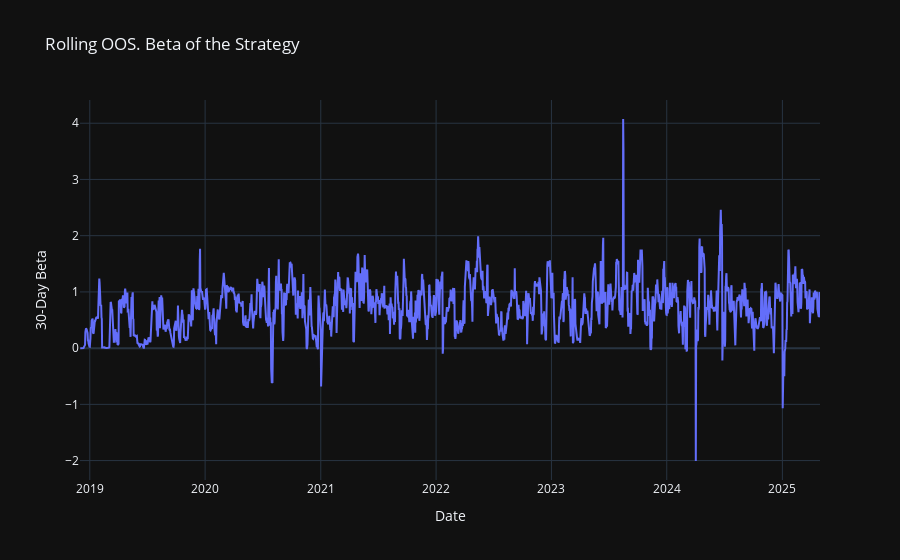
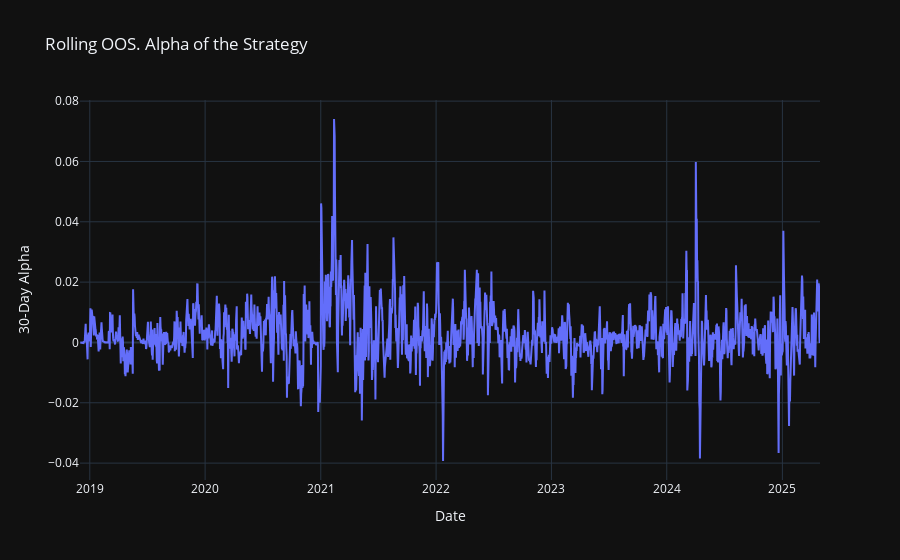

The cell these charts' notebook holds for them, in order:
### Code cell
# Plot the rolling beta of the strategy as a lineplot using Plotly as separate figures
fig = go.Figure()
fig.add_trace(go.Scatter(x=merged['date'], y=merged['rolling_beta'], mode='lines', name='Rolling Beta'))
fig.update_layout(
    title='Rolling OOS. Beta of the Strategy',
    xaxis_title='Date',
    yaxis_title='30-Day Beta',
    legend=dict(x=0, y=1, traceorder='normal', orientation='h'),
    # Dark mode
    template='plotly_dark',
)
# Show the plot
fig.show()

# Plot the rolling alpha of the strategy as a lineplot using Plotly
fig = go.Figure()
fig.add_trace(go.Scatter(x=merged['date'], y=merged['rolling_alpha'], mode='lines', name='Rolling Alpha'))
fig.update_layout(
    title='Rolling OOS. Alpha of the Strategy',
    xaxis_title='Date',
    yaxis_title='30-Day Alpha',
    legend=dict(x=0, y=1, traceorder='normal', orientation='h'),
    # Dark mode
    template='plotly_dark',
)
# Show the plot
fig.show()

### Figure 1 — Plotly figure (JSON) as saved in the notebook; plotly's stock layout.template omitted (floating-point values rounded to 4 significant figures; data arrays with more than 128 entries replaced by an {"elided": "..."} marker saying what was removed)
{"data": [{"mode": "lines", "name": "Rolling Beta", "type": "scatter", "x": {"elided": "2343 str values"}, "y": {"elided": "2343 float values"}}], "layout": {"legend": {"orientation": "h", "traceorder": "normal", "x": 0, "y": 1}, "title": {"text": "Rolling OOS. Beta of the Strategy"}, "xaxis": {"title": {"text": "Date"}}, "yaxis": {"title": {"text": "30-Day Beta"}}}}

### Figure 2 — Plotly figure (JSON) as saved in the notebook; plotly's stock layout.template omitted (floating-point values rounded to 4 significant figures; data arrays with more than 128 entries replaced by an {"elided": "..."} marker saying what was removed)
{"data": [{"mode": "lines", "name": "Rolling Alpha", "type": "scatter", "x": {"elided": "2343 str values"}, "y": {"elided": "2343 float values"}}], "layout": {"legend": {"orientation": "h", "traceorder": "normal", "x": 0, "y": 1}, "title": {"text": "Rolling OOS. Alpha of the Strategy"}, "xaxis": {"title": {"text": "Date"}}, "yaxis": {"title": {"text": "30-Day Alpha"}}}}
